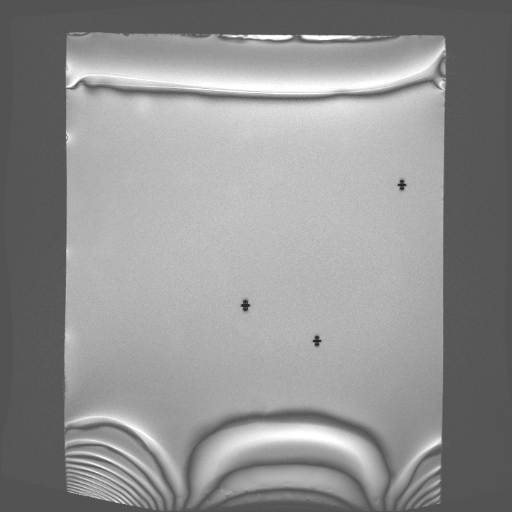
#> input picture gif-animation-images/susceptibility-generated_000_0000.png, 512 x 512 px; its folder holds only this picture in this run
$ python generate-gif.py
#> lines starting #> are read from the running program, lines starting #| are printed output that depends on the picture
import os
import random
from PIL import Image, ImageDraw, ImageEnhance
import imageio

# Path to the folder containing the images
image_folder = 'gif-animation-images'

# List all images in the folder
images = [os.path.join(image_folder, img) for img in os.listdir(image_folder) if img.endswith(('png', 'jpg', 'jpeg'))]

# Create a list to store the frames
frames = []

# Define the size of the GIF
gif_width = 800
gif_height = 800
frame_count = 100  # Number of frames in the GIF
duration_per_frame = 30 / len(images)  # Duration of each frame to make it 10 seconds

# Create a base frame
base_frame = Image.new('RGBA', (gif_width, gif_height), (255, 255, 255, 0))

# Create frames
for img_path in images:
    frame = base_frame.copy()
    img = Image.open(img_path).convert('RGBA')
    img = img.resize((500, 500))  # Resize to a larger size for better visualization
#> img: PIL image 500x500 RGBA

    # Apply random rotation
    rotated_img = img.rotate(random.uniform(0, 360), expand=1)
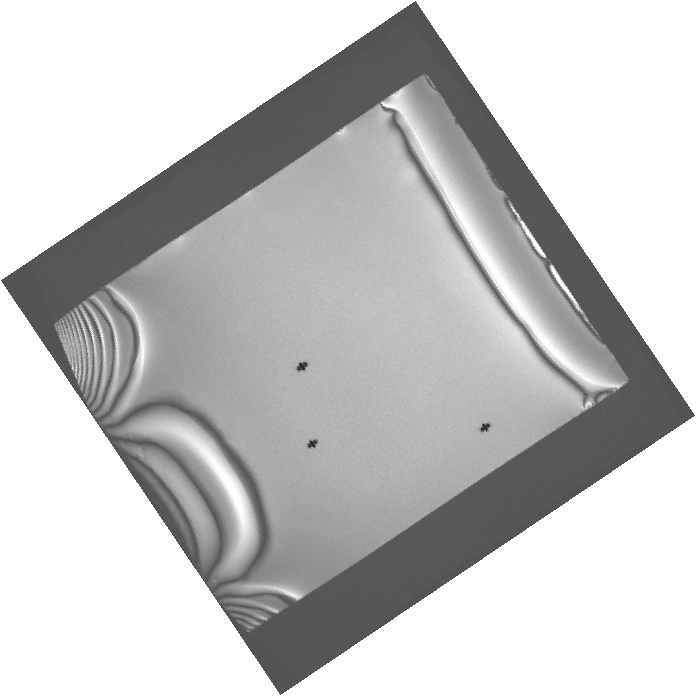
#> rotated_img: PIL image 696x696 RGBA; mean R, G, B, A 74.8, 74.8, 74.8, 131.6; transparent parts drawn white

    # Center position
    x = (gif_width - rotated_img.width) // 2
#> x = 52
    y = (gif_height - rotated_img.height) // 2
#> y = 52

    frame.paste(rotated_img, (x, y), rotated_img)
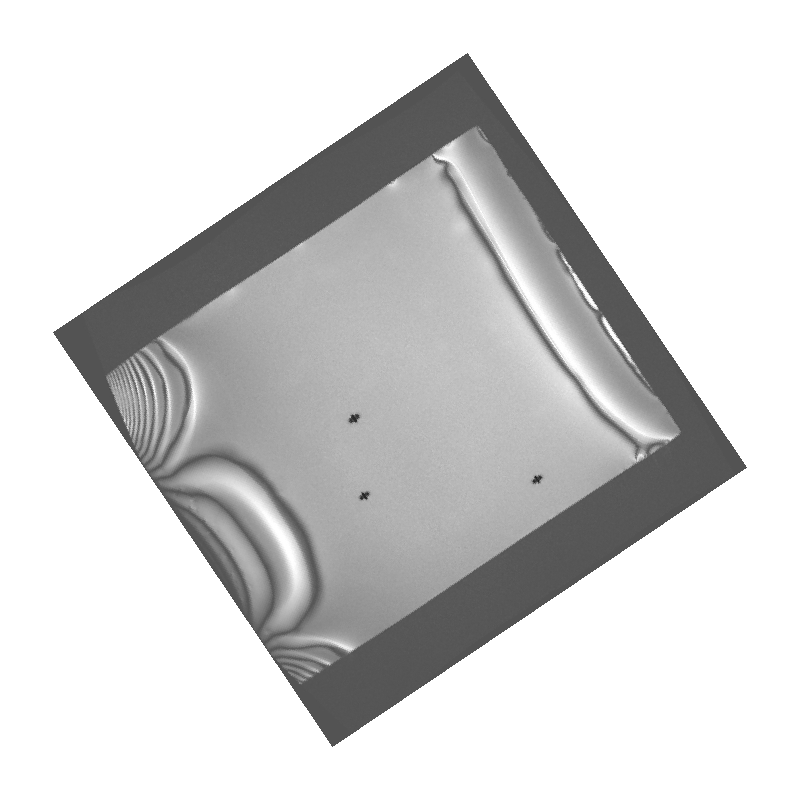
#> frame: PIL image 800x800 RGBA; mean R, G, B, A 212, 212, 212, 99.6; transparent parts drawn white
    frames.append(frame)

# Save the frames as a GIF
output_path = 'overlay_images.gif'
frames[0].save(output_path, save_all=True, append_images=frames[1:], duration=int(duration_per_frame * 1000), loop=0)

print(f"GIF saved at {output_path}")

$ run again, on gif-animation-images/susceptibility-generated_037_0000.png
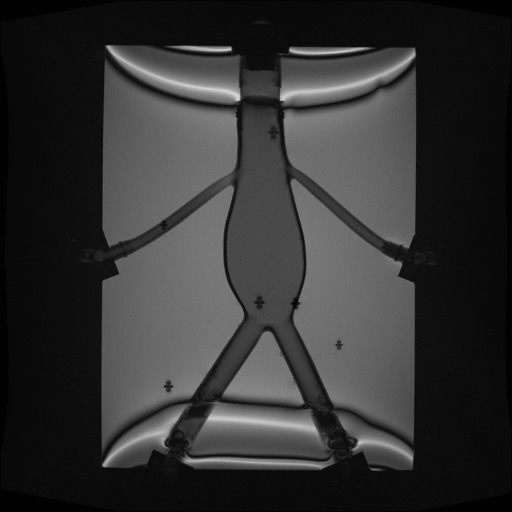
#> input picture gif-animation-images/susceptibility-generated_037_0000.png, 512 x 512 px
#> `rotated_img = img.rotate(random.uniform(0, 360), expand=1)`:
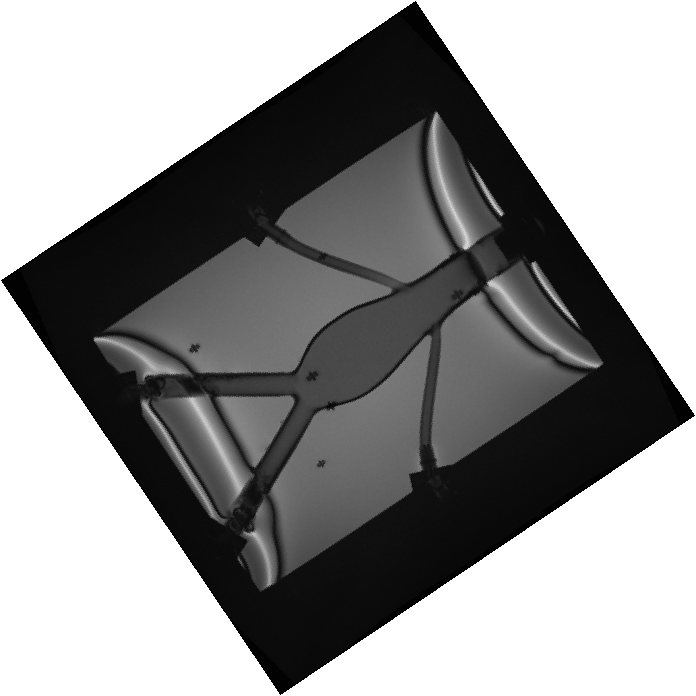
#> rotated_img: PIL image 696x696 RGBA; mean R, G, B, A 26.3, 26.3, 26.3, 131.6; transparent parts drawn white
#> `frame.paste(rotated_img, (x, y), rotated_img)`:
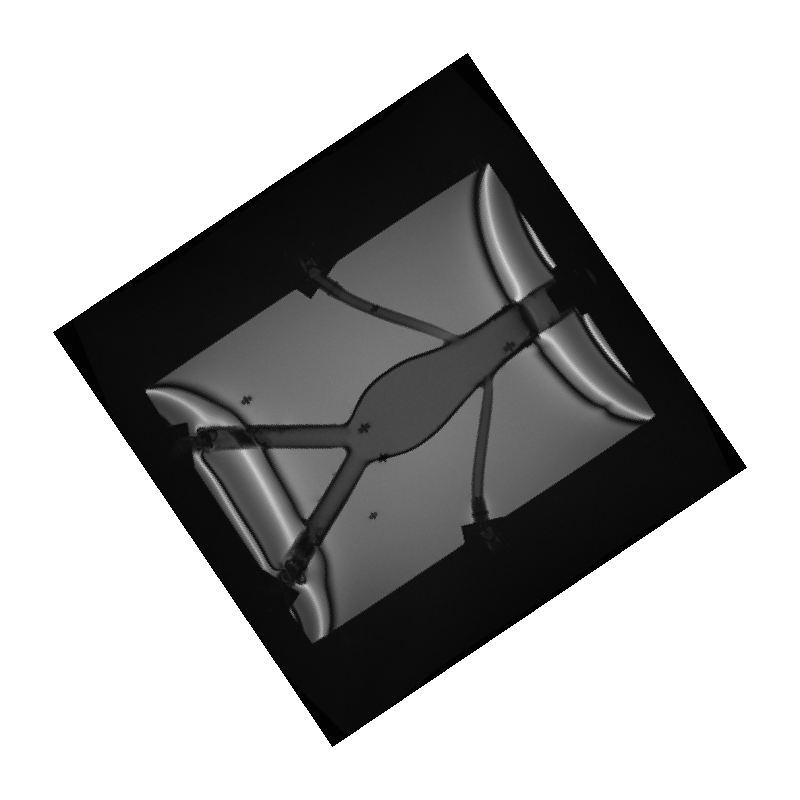
#> frame: PIL image 800x800 RGBA; mean R, G, B, A 175.3, 175.3, 175.3, 99.6; transparent parts drawn white
